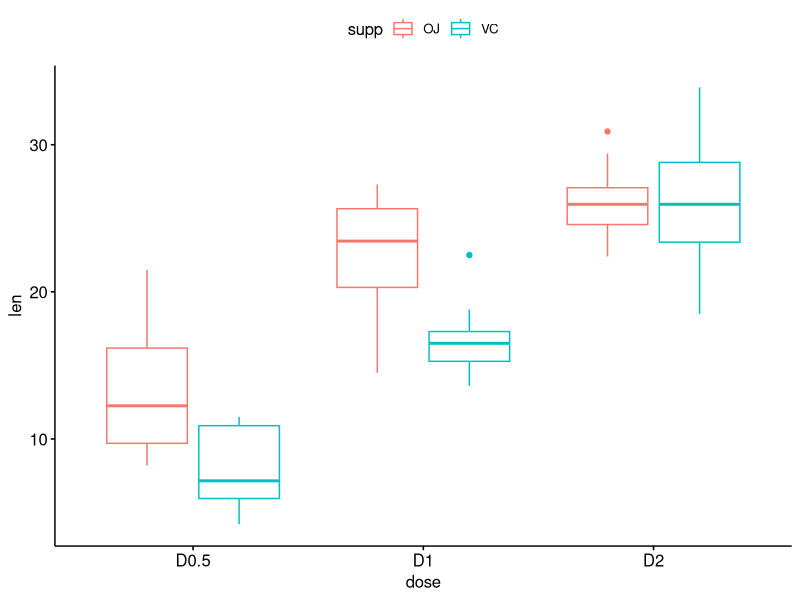

Generate this figure with R: (Note: this script raises an error after producing the figure.)
ToothGrowth$dose <- factor(ToothGrowth$dose, 
                           levels = c(0.5, 1, 2),
                           labels = c("D0.5", "D1", "D2")
                           )

library("ggpubr")
ggboxplot(ToothGrowth, x = "dose", y = "len", color = "supp")

ibrary(dplyr)
# Normality test for each group
ToothGrowth %>%
  group_by(dose, supp) %>% 
  summarise(n=n(),
            statistic = shapiro.test(len)$statistic,
            p.value = shapiro.test(len)$p.value)
#Homogeneity of Variance
library(car)
leveneTest(len ~ dose*supp  , data = ToothGrowth)


aov.res <- aov(len ~ dose + supp +  dose:supp, data = ToothGrowth)
summary(aov.res)

library(stats)
with(ToothGrowth, {
  interaction.plot(dose, supp, len, fixed = TRUE)
  interaction.plot(dose, supp, len, fixed = TRUE, col = 2:3, leg.bty = "o")
  interaction.plot(dose, supp, len, fixed = TRUE, col = 2:3, type = "b", main="Interaction plot")
})


library(lsmeans)
Tuk<-lsmeans(aov.res, list(pairwise~dose|supp,pairwise~supp|dose,pairwise~dose+supp),  adjust="tukey")
Tuk


plot(Tuk[[1]])
plot(Tuk[[2]])  
plot(Tuk[[3]])  
plot(Tuk[[4]])  
plot(Tuk[[5]])  
plot(Tuk[[6]]) 
